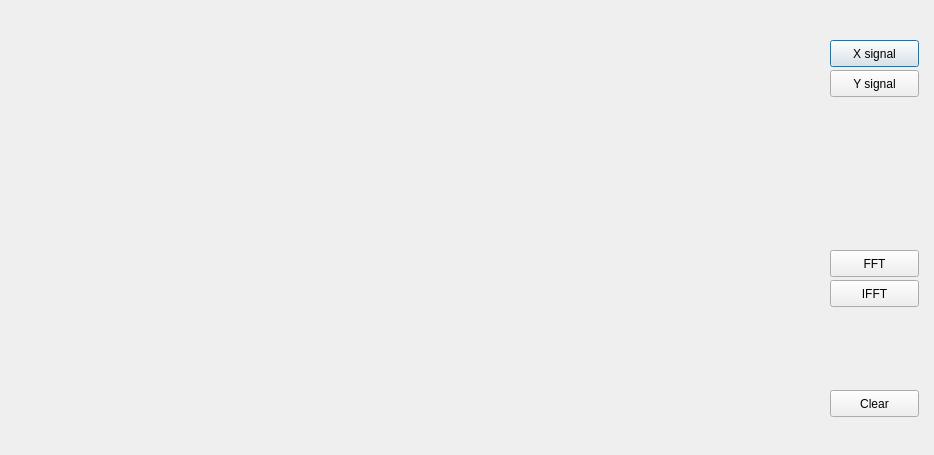
<?xml version="1.0" encoding="UTF-8"?>
<ui version="4.0">
 <class>Dialog</class>
 <widget class="QDialog" name="Dialog">
  <property name="geometry">
   <rect>
    <x>0</x>
    <y>0</y>
    <width>934</width>
    <height>455</height>
   </rect>
  </property>
  <property name="windowTitle">
   <string>Dialog</string>
  </property>
  <widget class="QwtPlot" name="plotSignal">
   <property name="geometry">
    <rect>
     <x>10</x>
     <y>10</y>
     <width>801</width>
     <height>431</height>
    </rect>
   </property>
  </widget>
  <widget class="QPushButton" name="xSignal">
   <property name="geometry">
    <rect>
     <x>830</x>
     <y>40</y>
     <width>89</width>
     <height>27</height>
    </rect>
   </property>
   <property name="text">
    <string>X signal</string>
   </property>
  </widget>
  <widget class="QPushButton" name="ySignal">
   <property name="geometry">
    <rect>
     <x>830</x>
     <y>70</y>
     <width>89</width>
     <height>27</height>
    </rect>
   </property>
   <property name="text">
    <string>Y signal</string>
   </property>
  </widget>
  <widget class="QPushButton" name="FFT">
   <property name="geometry">
    <rect>
     <x>830</x>
     <y>250</y>
     <width>89</width>
     <height>27</height>
    </rect>
   </property>
   <property name="text">
    <string>FFT</string>
   </property>
  </widget>
  <widget class="QPushButton" name="IFFT">
   <property name="geometry">
    <rect>
     <x>830</x>
     <y>280</y>
     <width>89</width>
     <height>27</height>
    </rect>
   </property>
   <property name="text">
    <string>IFFT</string>
   </property>
  </widget>
  <widget class="QPushButton" name="btnClear">
   <property name="geometry">
    <rect>
     <x>830</x>
     <y>390</y>
     <width>89</width>
     <height>27</height>
    </rect>
   </property>
   <property name="text">
    <string>Clear</string>
   </property>
  </widget>
 </widget>
 <customwidgets>
  <customwidget>
   <class>QwtPlot</class>
   <extends>QFrame</extends>
   <header>qwt_plot.h</header>
  </customwidget>
 </customwidgets>
 <resources/>
 <connections/>
</ui>
